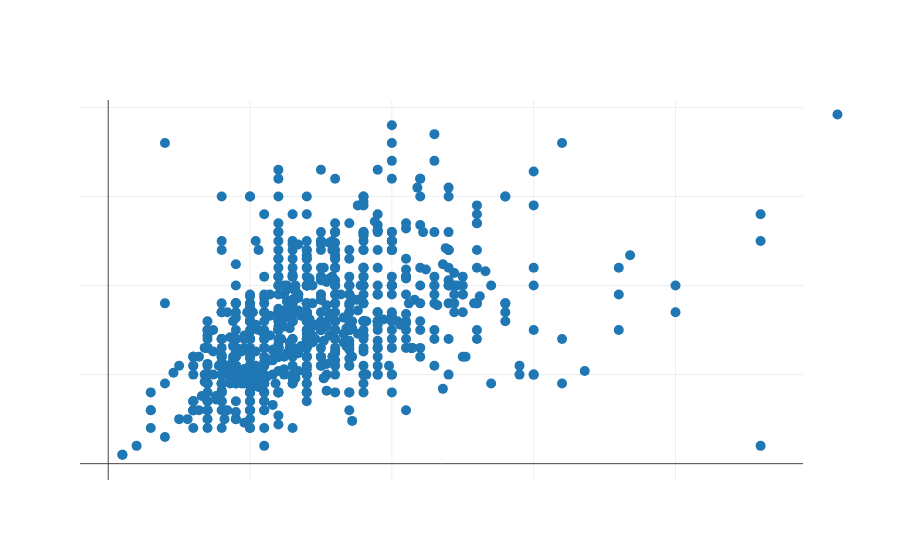

Notebook source saved alongside this figure:
### Code cell
t1 = go.Scatter(
    x = data["Defense"],
    y = data["Attack"],
    mode='markers',
    marker=dict(
        size=10
    ),
    text=data["Name"]
)
dat = [t1]
layout = go.Layout(
  showlegend = True,
  font=dict(family='Courier New, monospace', size=10, color='#ffffff'),
  title="Scatter plot of Defense vs Attack with Speed as colorscale",
    xaxis = dict(showgrid = True),yaxis = dict(showgrid = True)
)
fig = go.Figure(data=dat, layout=layout)
iplot(fig, filename = "Scatterplot")

### Figure 1 — Plotly figure (JSON) as saved in the notebook; plotly's stock layout.template omitted (floating-point values rounded to 4 significant figures; data arrays with more than 128 entries replaced by an {"elided": "..."} marker saying what was removed)
{"data": [{"marker": {"size": 10}, "mode": "markers", "text": {"elided": "800 str values"}, "type": "scatter", "uid": "9ff5bcc0-4f12-11e9-8807-f302bccaac5f", "x": {"elided": "800 int values"}, "y": {"elided": "800 int values"}}], "layout": {"font": {"color": "#ffffff", "family": "Courier New, monospace", "size": 10}, "showlegend": true, "title": "Scatter plot of Defense vs Attack with Speed as colorscale", "xaxis": {"showgrid": true}, "yaxis": {"showgrid": true}}}
